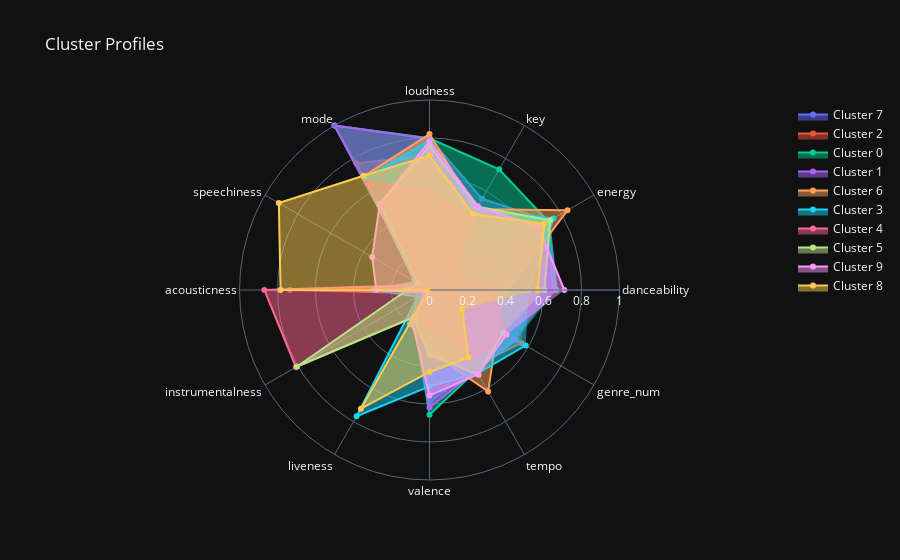

The code cell stored with this chart in its notebook:
### Markdown cell above
#### Visualize cluster profiles in a radar chart

### Code cell
# Define columns
columns = ['danceability', 'energy',
       'key', 'loudness', 'mode', 'speechiness', 'acousticness',
       'instrumentalness', 'liveness', 'valence', 'tempo',
       'genre_num']

# Adjust values between 0 and 1 measured by the min and max value of each column
for column in columns:
    df[column] = (df[column] - df[column].min()) / (df[column].max() - df[column].min())

# Define cluster labels
cluster_labels = df['ClusterLabel'].unique()

# First create a list of all the traces
traces = []

# Loop through all clusters
for cluster in cluster_labels:
    # Create a trace for each cluster
    trace = go.Scatterpolar(
        r = df[df['ClusterLabel'] == cluster][columns].mean().values,
        theta = columns,
        fill = 'toself',
        name = 'Cluster ' + str(cluster)
    )
    # Append trace to traces list
    traces.append(trace)

# Create layout
layout = go.Layout(
    title = 'Cluster Profiles',
    polar = dict(
        radialaxis = dict(
            visible = True,
            range = [0, 1]
        )
    ),
    showlegend = True
)

# Create figure
fig = go.Figure(data=traces, layout=layout)

# Plot figure
fig.show()

### Figure 1 — Plotly figure (JSON) as saved in the notebook; plotly's stock layout.template omitted (floating-point values rounded to 4 significant figures)
{"data": [{"fill": "toself", "name": "Cluster 7", "r": [0.6692, 0.7274, 0.5541, 0.7996, 0.0, 0.07155, 0.1838, 0.02597, 0.1712, 0.5889, 0.4877, 0.5082], "theta": ["danceability", "energy", "key", "loudness", "mode", "speechiness", "acousticness", "instrumentalness", "liveness", "valence", "tempo", "genre_num"], "type": "scatterpolar"}, {"fill": "toself", "name": "Cluster 2", "r": [0.512, 0.3364, 0.4554, 0.7074, 0.7704, 0.048, 0.7355, 0.0344, 0.1595, 0.3635, 0.4657, 0.5572], "theta": ["danceability", "energy", "key", "loudness", "mode", "speechiness", "acousticness", "instrumentalness", "liveness", "valence", "tempo", "genre_num"], "type": "scatterpolar"}, {"fill": "toself", "name": "Cluster 0", "r": [0.666, 0.7216, 0.7332, 0.7986, 1.0, 0.06576, 0.2203, 0.01792, 0.168, 0.6563, 0.4911, 0.5257], "theta": ["danceability", "energy", "key", "loudness", "mode", "speechiness", "acousticness", "instrumentalness", "liveness", "valence", "tempo", "genre_num"], "type": "scatterpolar"}, {"fill": "toself", "name": "Cluster 1", "r": [0.6517, 0.7138, 0.1222, 0.7959, 1.0, 0.06375, 0.2128, 0.0257, 0.175, 0.6183, 0.4907, 0.5194], "theta": ["danceability", "energy", "key", "loudness", "mode", "speechiness", "acousticness", "instrumentalness", "liveness", "valence", "tempo", "genre_num"], "type": "scatterpolar"}, {"fill": "toself", "name": "Cluster 6", "r": [0.4091, 0.8385, 0.4901, 0.8204, 0.6915, 0.08994, 0.061, 0.06693, 0.2077, 0.3194, 0.6172, 0.4136], "theta": ["danceability", "energy", "key", "loudness", "mode", "speechiness", "acousticness", "instrumentalness", "liveness", "valence", "tempo", "genre_num"], "type": "scatterpolar"}, {"fill": "toself", "name": "Cluster 3", "r": [0.5225, 0.7529, 0.4862, 0.784, 0.6793, 0.08446, 0.2955, 0.07148, 0.7671, 0.507, 0.5068, 0.5841], "theta": ["danceability", "energy", "key", "loudness", "mode", "speechiness", "acousticness", "instrumentalness", "liveness", "valence", "tempo", "genre_num"], "type": "scatterpolar"}, {"fill": "toself", "name": "Cluster 4", "r": [0.3504, 0.1664, 0.4397, 0.52, 0.6539, 0.05235, 0.8692, 0.8119, 0.1603, 0.1859, 0.4242, 0.4707], "theta": ["danceability", "energy", "key", "loudness", "mode", "speechiness", "acousticness", "instrumentalness", "liveness", "valence", "tempo", "genre_num"], "type": "scatterpolar"}, {"fill": "toself", "name": "Cluster 5", "r": [0.6049, 0.7335, 0.5057, 0.7575, 0.5219, 0.07016, 0.1174, 0.8052, 0.1661, 0.341, 0.5156, 0.4482], "theta": ["danceability", "energy", "key", "loudness", "mode", "speechiness", "acousticness", "instrumentalness", "liveness", "valence", "tempo", "genre_num"], "type": "scatterpolar"}, {"fill": "toself", "name": "Cluster 9", "r": [0.7098, 0.6615, 0.5093, 0.7832, 0.5234, 0.3483, 0.2798, 0.02761, 0.1862, 0.5556, 0.5123, 0.4686], "theta": ["danceability", "energy", "key", "loudness", "mode", "speechiness", "acousticness", "instrumentalness", "liveness", "valence", "tempo", "genre_num"], "type": "scatterpolar"}, {"fill": "toself", "name": "Cluster 8", "r": [0.5692, 0.6969, 0.4612, 0.7073, 0.6945, 0.9156, 0.7839, 0.006438, 0.7214, 0.4314, 0.4104, 0.1989], "theta": ["danceability", "energy", "key", "loudness", "mode", "speechiness", "acousticness", "instrumentalness", "liveness", "valence", "tempo", "genre_num"], "type": "scatterpolar"}], "layout": {"polar": {"radialaxis": {"range": [0, 1], "visible": true}}, "showlegend": true, "title": {"text": "Cluster Profiles"}}}
